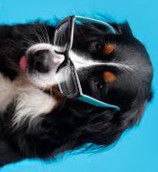
#> input picture Graduação/ProcImage/Aulas/images.jpeg, 158 x 172 px
$ python transfgeo.py
#> lines starting #> are read from the running program, lines starting #| are printed output that depends on the picture
import imageio.v3 as iio
import matplotlib
matplotlib.use("TkAgg")  # Garante um backend interativo
import matplotlib.pyplot as plt

import matplotlib.pyplot as plt
import numpy as np

def inv_scale_matrix(si, sj):
    return np.array([[1.0 / si, 0, 0],
            [0, 1.0 / sj, 0],
            [0, 0, 1]] )


#matriz de translação inversa
def inv_translacao(ti, tj):
    t_inv = np.array([[1,0,-ti],
                  [0,1,-tj],
                  [0,0,1]])
    return t_inv

#matriz de rotação
def inv_rotacao(theta):
    theta = np.radians(theta)
    rot = np.array([[np.cos(theta), np.sin(theta), 0],
                    [-np.sin(theta), np.cos(theta),0],
                    [0,0,1]])
    return rot

def main():

    img = iio.imread("images.jpeg")
#> img is the input picture: shape (172, 158, 3); mean R, G, B 58.6, 101.2, 115.3
    #plt.imshow(img)
    #plt.show()

    print(type(img))  # Deve ser um array numpy
#| <class 'numpy.ndarray'>
    print(img.shape)
#| (172, 158, 3)

    new_img = np.zeros_like(img)
    h, w, c = new_img.shape
#> h = 172; w = 158; c = 3

    #matriz de transformacao geometricas
    mat_inv = inv_scale_matrix(1.2, 1.2)
    mat_inv = mat_inv@inv_translacao(-h/2.0, -w/2.0)
    mat_inv = mat_inv@inv_rotacao(90)
    mat_inv = mat_inv@inv_translacao(h/2.0, w/2.0)
    mat_inv = mat_inv@inv_translacao(10, 0)


    for i in range(h):
        for j in range(w):

            p = np.array([i, j, 1]) #vetor coord homogeneas
            pl = mat_inv@p #faz o produto vetorial entre as matrizes

            i_og = int(np.round(pl[0])) #nova dimensao da linha
            j_og = int(np.round(pl[1])) #nova dimensao da coluna

            #verifica se as novas coordenadas estão dentro dos limites da imagem original.
            if not (i_og >= h or j_og >= w or i_og < 0 or j_og < 0):
                new_img[i, j] = img[i_og, j_og]
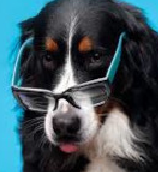
#> new_img: shape (172, 158, 3); mean R, G, B 62.6, 82.8, 91

    plt.imshow(new_img)
    plt.show()

    plt.imsave("tf_img.jpeg",new_img)
if __name__ == "__main__":
    main()
